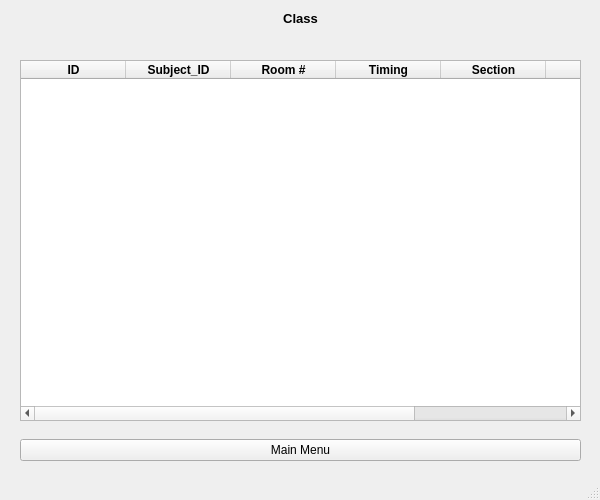
<?xml version="1.0" encoding="UTF-8"?>
<ui version="4.0">
 <class>MainWindow</class>
 <widget class="QMainWindow" name="MainWindow">
  <property name="geometry">
   <rect>
    <x>0</x>
    <y>0</y>
    <width>600</width>
    <height>500</height>
   </rect>
  </property>
  <property name="windowTitle">
   <string>MainWindow</string>
  </property>
  <widget class="QWidget" name="centralwidget">
   <widget class="QTableWidget" name="ClassTable">
    <property name="enabled">
     <bool>true</bool>
    </property>
    <property name="geometry">
     <rect>
      <x>20</x>
      <y>60</y>
      <width>561</width>
      <height>361</height>
     </rect>
    </property>
    <property name="font">
     <font>
      <weight>75</weight>
      <bold>true</bold>
     </font>
    </property>
    <property name="accessibleDescription">
     <string notr="true"/>
    </property>
    <property name="autoFillBackground">
     <bool>true</bool>
    </property>
    <attribute name="horizontalHeaderDefaultSectionSize">
     <number>105</number>
    </attribute>
    <column>
     <property name="text">
      <string>ID</string>
     </property>
     <property name="font">
      <font>
       <weight>75</weight>
       <bold>true</bold>
      </font>
     </property>
    </column>
    <column>
     <property name="text">
      <string>Subject_ID</string>
     </property>
     <property name="font">
      <font>
       <weight>75</weight>
       <bold>true</bold>
      </font>
     </property>
    </column>
    <column>
     <property name="text">
      <string>Room #</string>
     </property>
     <property name="font">
      <font>
       <weight>75</weight>
       <bold>true</bold>
      </font>
     </property>
    </column>
    <column>
     <property name="text">
      <string>Timing</string>
     </property>
     <property name="font">
      <font>
       <weight>75</weight>
       <bold>true</bold>
      </font>
     </property>
    </column>
    <column>
     <property name="text">
      <string>Section</string>
     </property>
     <property name="font">
      <font>
       <weight>75</weight>
       <bold>true</bold>
      </font>
     </property>
    </column>
    <column>
     <property name="text">
      <string>Class</string>
     </property>
     <property name="font">
      <font>
       <weight>75</weight>
       <bold>true</bold>
      </font>
     </property>
    </column>
    <column>
     <property name="text">
      <string>Subject</string>
     </property>
     <property name="font">
      <font>
       <weight>75</weight>
       <bold>true</bold>
      </font>
     </property>
    </column>
   </widget>
   <widget class="QWidget" name="verticalLayoutWidget">
    <property name="geometry">
     <rect>
      <x>20</x>
      <y>10</y>
      <width>561</width>
      <height>41</height>
     </rect>
    </property>
    <layout class="QVBoxLayout" name="verticalLayout">
     <item>
      <widget class="QLabel" name="label">
       <property name="text">
        <string>&lt;html&gt;&lt;head/&gt;&lt;body&gt;&lt;p align=&quot;center&quot;&gt;&lt;span style=&quot; font-size:10pt; font-weight:600;&quot;&gt;Class&lt;/span&gt;&lt;/p&gt;&lt;/body&gt;&lt;/html&gt;</string>
       </property>
      </widget>
     </item>
     <item alignment="Qt::AlignHCenter">
      <widget class="QLabel" name="error_msg">
       <property name="text">
        <string/>
       </property>
      </widget>
     </item>
    </layout>
   </widget>
   <widget class="QWidget" name="horizontalLayoutWidget">
    <property name="geometry">
     <rect>
      <x>20</x>
      <y>430</y>
      <width>561</width>
      <height>41</height>
     </rect>
    </property>
    <layout class="QHBoxLayout" name="horizontalLayout">
     <item>
      <widget class="QPushButton" name="mainMenuBtn">
       <property name="text">
        <string>Main Menu</string>
       </property>
      </widget>
     </item>
    </layout>
   </widget>
  </widget>
  <widget class="QStatusBar" name="statusbar"/>
  <action name="actionViewRev">
   <property name="text">
    <string>Students</string>
   </property>
  </action>
  <action name="actionAddClient">
   <property name="text">
    <string>Add</string>
   </property>
  </action>
  <action name="actionViewClient">
   <property name="text">
    <string>View</string>
   </property>
  </action>
  <action name="actionAddInvoice">
   <property name="text">
    <string>Add</string>
   </property>
  </action>
  <action name="actionViewInvoice">
   <property name="text">
    <string>View</string>
   </property>
  </action>
  <action name="actionViewExpenses">
   <property name="text">
    <string>Expenses</string>
   </property>
  </action>
  <action name="actionLogout">
   <property name="text">
    <string>Logout</string>
   </property>
  </action>
 </widget>
 <resources/>
 <connections/>
</ui>
